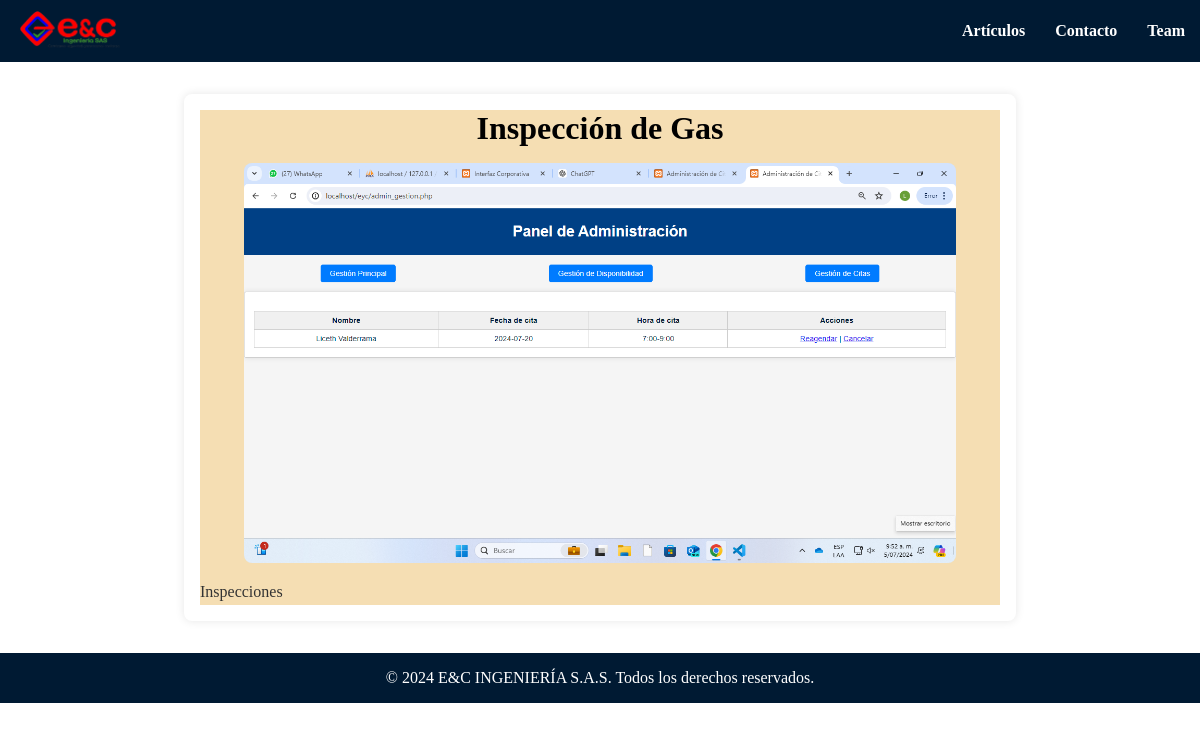
The app's page /post.php?id=4 with its own data.
### tables this page shows
CREATE TABLE `admin_blog` (
  `id` int(11) NOT NULL,
  `titulo` varchar(255) NOT NULL,
  `resumen` text NOT NULL,
  `contenido` text NOT NULL,
  `url_imagen` varchar(255) DEFAULT NULL,
  `fecha_creacion` timestamp NOT NULL DEFAULT current_timestamp(),
  `fecha_actualizacion` timestamp NOT NULL DEFAULT current_timestamp() ON UPDATE current_timestamp()
);

### controlador/conexion.php (called while the page is built, shortened)
<?php
class PDODB
{
    private $servidor;
    private $usuario;
    private $contrasena;
    private $basededatos;
    private $conexion;
    function __construct()
    {
        $this->servidor = "localhost";
        $this->usuario = "root";
        $this->contrasena = "";
        $this->basededatos = "eyc_proyecto_pagina";
    }
    function conectar()
    {
        $opciones = array(
            PDO::MYSQL_ATTR_INIT_COMMAND => "SET NAMES utf8",
            PDO::MYSQL_ATTR_FOUND_ROWS => TRUE
        );
        try {
            $this->conexion = new PDO(
                'mysql:host=' . $this->servidor . ';dbname=' . $this->basededatos,
                $this->usuario,
                $this->contrasena,
                $opciones
            );
            $this->conexion->setAttribute(PDO::ATTR_ERRMODE, PDO::ERRMODE_EXCEPTION);
        } catch (PDOException $e) {
            die("Error en la conexión: " . $e->getMessage());
        }
    }
    function prepare($query)
    {
        try {
            return $this->conexion->prepare($query);
        } catch (PDOException $e) {
            die("Error al preparar la consulta: " . $e->getMessage());
        }
    }
    function close()
    {
        $this->conexion = null;
    }
}
?>

### post.php (the view, shortened to what this page needs)
<?php
include './controlador/conexion.php';
$db = new PDODB();
$db->conectar();
if (isset($_GET['id'])) {
    $id = $_GET['id'];
    $sql = "SELECT * FROM admin_blog WHERE id = :id";
    $stmt = $db->prepare($sql);
    $stmt->bindParam(':id', $id);
    $stmt->execute();
    $article = $stmt->fetch(PDO::FETCH_ASSOC);
    if ($article) {
?>
<!DOCTYPE html>
<html lang="es">
<head>
    <link rel="stylesheet" href="./css/post.css">
</head>
<body>
    <header>
    <a href="./blog.php" class="logo">
        <img src="./images/New_Logo_EyC2024__verde__Slogan-removebg-preview.png" alt="Logo">
    </a>
        <div class="header-container">
            <nav>
                <ul>
                    <li><a href="./blog.php">Artículos</a></li>
                    <li><a href="./contactos.php">Contacto</a></li>
                    <li><a href="./trabaja-con-nosotros.php">Team</a></li>
                </ul>
            </nav>
        </div>
    </header>
    <main>
        <article class="post">
            <h2><?php echo htmlspecialchars($article['titulo']); ?></h2>
            <img src="<?php echo htmlspecialchars($article['url_imagen']); ?>" alt="<?php echo htmlspecialchars($article['titulo']); ?>">
            <p><?php echo htmlspecialchars($article['contenido']); ?></p>
        </article>
    </main>
    <footer>
        <p>&copy; 2024 E&C INGENIERÍA S.A.S. Todos los derechos reservados.</p>
    </footer>
</body>
</html>
<?php
    } else {
        echo "<p>Artículo no encontrado.</p>";
    }
} else {
    echo "<p>ID de artículo no especificado.</p>";
}
?>

### css/post.css (style rules this page uses)
body, h1, h2, p, ul, li, img { margin: 0; padding: 0; list-style: none; }
header { background: #001a33 ; color: #fff; padding: 10px 0; display: flex; align-items: center; justify-content: space-between; }
header .logo img { max-width: 100px; height: auto; margin-left: 20px; }
.header-container { display: flex; justify-content: flex-end; width: 100%; }
header nav ul { display: flex; justify-content: flex-end; padding: 0; margin: 0; }
header nav ul li { margin: 0 15px; }
header nav ul li a { color: white; text-decoration: none; font-weight: bold; }
main { max-width: 800px; margin: 2rem auto; padding: 1rem; background-color: #fff; border-radius: 8px; box-shadow: 0 0 10px rgba(0, 0, 0, 0.1); text-align: center; }
.post { text-align: center; background-color: wheat; }
.post h2 { font-size: 2rem; margin-bottom: 1rem; }
.post img { max-width: 100%; height: auto; max-height: 400px; border-radius: 8px; margin-bottom: 1rem; display: block; margin-left: auto; margin-right: auto; }
.post p { font-size: 1rem; line-height: 1.6; color: #333; text-align: justify; }
footer { text-align: center; padding: 1rem 0; background-color: #001a33 ; color: #fff; position: relative; bottom: 0; width: 100%; }

### records on screen
admin_blog: titulo "Inspección de Gas", url_imagen (picture), contenido "Inspecciones"
